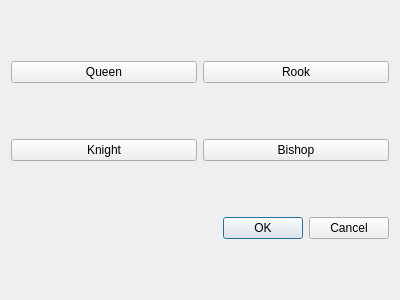
<?xml version="1.0" encoding="UTF-8"?>
<ui version="4.0">
 <class>Dialog1</class>
 <widget class="QDialog" name="Dialog1">
  <property name="geometry">
   <rect>
    <x>0</x>
    <y>0</y>
    <width>400</width>
    <height>300</height>
   </rect>
  </property>
  <property name="windowTitle">
   <string>兵升变！</string>
  </property>
  <layout class="QGridLayout" name="gridLayout">
   <item row="0" column="0">
    <widget class="QPushButton" name="QBtn">
     <property name="text">
      <string>Queen</string>
     </property>
    </widget>
   </item>
   <item row="0" column="1">
    <widget class="QPushButton" name="RBtn">
     <property name="text">
      <string>Rook</string>
     </property>
    </widget>
   </item>
   <item row="1" column="0">
    <widget class="QPushButton" name="KBtn">
     <property name="text">
      <string>Knight</string>
     </property>
    </widget>
   </item>
   <item row="1" column="1">
    <widget class="QPushButton" name="BBtn">
     <property name="text">
      <string>Bishop</string>
     </property>
    </widget>
   </item>
   <item row="2" column="0" colspan="2">
    <widget class="QDialogButtonBox" name="buttonBox">
     <property name="orientation">
      <enum>Qt::Horizontal</enum>
     </property>
     <property name="standardButtons">
      <set>QDialogButtonBox::Cancel|QDialogButtonBox::Ok</set>
     </property>
    </widget>
   </item>
  </layout>
 </widget>
 <resources/>
 <connections>
  <connection>
   <sender>buttonBox</sender>
   <signal>accepted()</signal>
   <receiver>Dialog1</receiver>
   <slot>accept()</slot>
   <hints>
    <hint type="sourcelabel">
     <x>248</x>
     <y>254</y>
    </hint>
    <hint type="destinationlabel">
     <x>157</x>
     <y>274</y>
    </hint>
   </hints>
  </connection>
  <connection>
   <sender>buttonBox</sender>
   <signal>rejected()</signal>
   <receiver>Dialog1</receiver>
   <slot>reject()</slot>
   <hints>
    <hint type="sourcelabel">
     <x>316</x>
     <y>260</y>
    </hint>
    <hint type="destinationlabel">
     <x>286</x>
     <y>274</y>
    </hint>
   </hints>
  </connection>
 </connections>
</ui>
